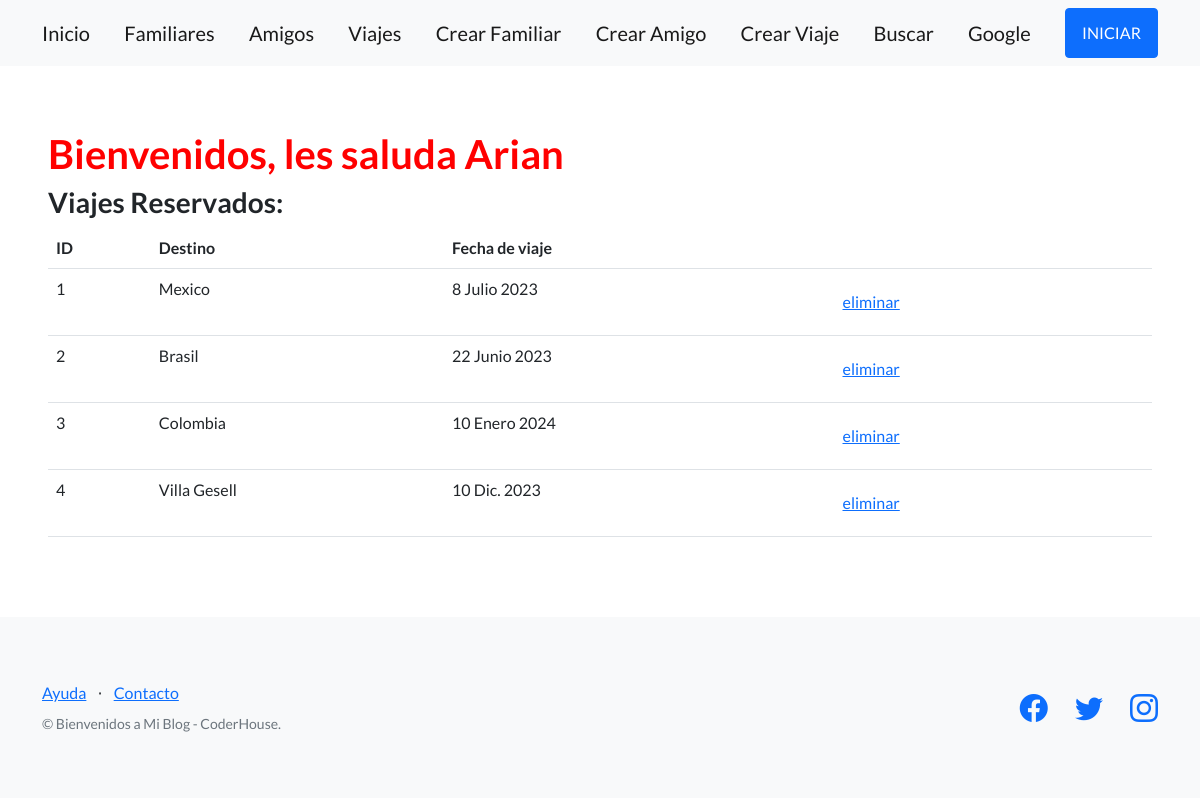
Page /blog/viajes/ on the earlier database version.
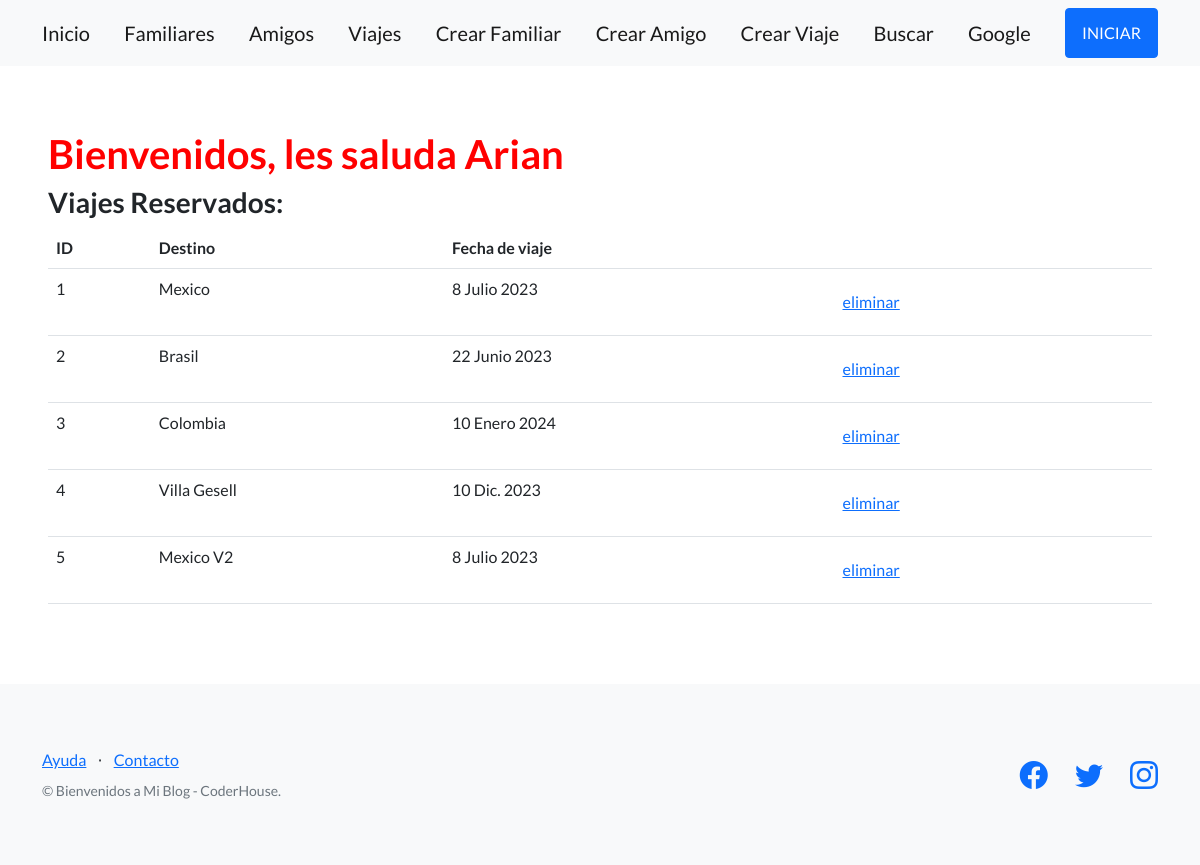
Same page on the later database version.
### mi_blog/models.py (models this page shows, shortened)
class Viajes(models.Model):
    destino = models.CharField(max_length=100)
    duracion = models.IntegerField()
    fecha_viaje = models.DateField()
    viajeros = models.ManyToManyField(Persona)

### mi_blog/views.py (the view)
# urls.py: path('viajes/', views.lista_viajes, name='lista_viajes'),
def lista_viajes(request):
    viajes = Viajes.objects.all()
    return render(request, 'mi_blog/lista_viajes.html', {'viajes': viajes})

### mi_blog/templates/mi_blog/lista_viajes.html (shortened to what this page needs)
{% extends "base.html" %}
{% block contenido %}
<h1 style="color:red;">
    Bienvenidos, les saluda Arian
</h1>
<h3>Viajes Reservados:</h3>
<table class="table">
  <tbody>
    <tr>
      <th>ID</th>
      <th>Destino</th>
      <th>Fecha de viaje</th>
      <th></th>
    </tr>
    {% for viajes in viajes %}
    <tr>
      <td>{{ viajes.id }}</td>
      <td>{{ viajes.destino }}</td>
      <td>{{ viajes.fecha_viaje }}</td>
      <td>
        <form action="{% url 'mi_blog:eliminar_viaje' viajes.id %}" method="post">
          <input type="submit" class="btn btn-link" value="eliminar"/>
        </form>
      </td>
    </tr>
    {% endfor %}
  </tbody>
</table>
{% endblock contenido %}

Differences in the rows shown:
added Viajes: id "5", destino "Mexico V2", fecha_viaje "8 Julio 2023"
